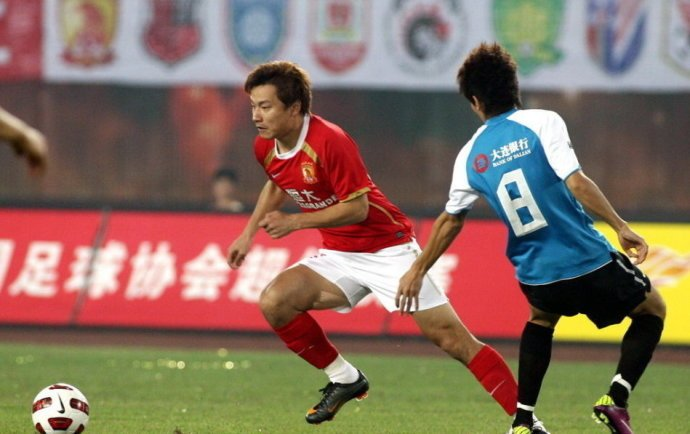
#> input picture data/football.jpeg, 690 x 434 px
$ python 10_Hist_backprojection.py
#> lines starting #> are read from the running program, lines starting #| are printed output that depends on the picture
# The code is shared on SDSC Github

import cv2 as cv
from matplotlib import pyplot as plt

football = cv.imread('../data/football.jpeg') # read the image
#> football is the input picture: shape (434, 690, 3); mean B, G, R 96.1, 110.6, 134.8
jersey = cv.imread('../data/jersey_color.jpeg') # read the feature image
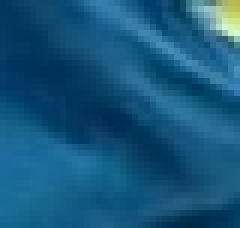
#> input picture data/jersey_color.jpeg, 40 x 38 px (shown 6 times larger)
#> jersey is the input picture: shape (38, 40, 3); mean B, G, R 124.3, 86.6, 22.8

plt.subplot(231) # create panel (2 rows and 3 columns) and locate to the first sub-figure
plt.imshow(cv.cvtColor(football, cv.COLOR_BGR2RGB)) # convert from BGR to RGB
plt.title('Image') # title
plt.xticks([]) # remove x axis
plt.yticks([]) # remove y axis

plt.subplot(234) # create panel (2 rows and 3 columns) and locate to the fourth sub-figure
plt.imshow(cv.cvtColor(jersey, cv.COLOR_BGR2RGB))
plt.title('ROI')
plt.xticks([])
plt.yticks([])

football_HSV = cv.cvtColor(football, cv.COLOR_BGR2HSV) # convert from BGR to HSV
#> football_HSV: shape (434, 690, 3); mean H, S, V 66.5, 100.5, 144.9
jersey_HSV = cv.cvtColor(jersey, cv.COLOR_BGR2HSV)
#> jersey_HSV: shape (38, 40, 3); mean H, S, V 100.5, 215.5, 125.3

# bins = 180, 256

# calculate the histogram of the feature image
jersey_Hist = cv.calcHist([jersey_HSV], [0, 1], None, [180, 256], [0, 180, 0, 256])
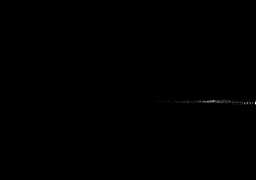
#> jersey_Hist: shape (180, 256) float32; min 0, max 37, mean 0; drawn with min black and max white

# get the result backprojection
BackProject = cv.calcBackProject([football_HSV], [0, 1], jersey_Hist, [0, 180, 0, 256], 1)
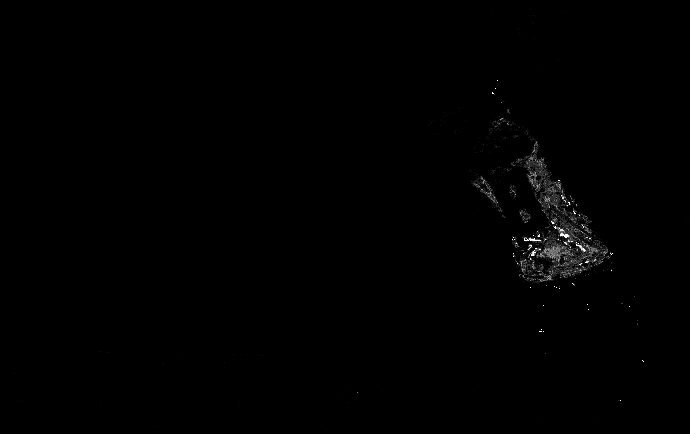
#> BackProject: shape (434, 690); min 0, max 37, mean 0.2; drawn with min black and max white
plt.subplot(232)
plt.imshow(BackProject, cmap = 'gray')
plt.title('Bins = 180, 256')
plt.xticks([])
plt.yticks([])

# bins = 90, 128
jersey_Hist = cv.calcHist([jersey_HSV], [0, 1], None, [90, 128], [0, 180, 0, 256])
#> jersey_Hist: shape (90, 128) float32

BackProject = cv.calcBackProject([football_HSV], [0, 1], jersey_Hist, [0, 180, 0, 256], 1)
plt.subplot(233)
plt.imshow(BackProject, cmap = 'gray')
plt.title('Bins = 90, 128')
plt.xticks([])
plt.yticks([])

# bins = 45, 64
jersey_Hist = cv.calcHist([jersey_HSV], [0, 1], None, [45, 64], [0, 180, 0, 256])
#> jersey_Hist: shape (45, 64) float32

BackProject = cv.calcBackProject([football_HSV], [0, 1], jersey_Hist, [0, 180, 0, 256], 1)
plt.subplot(235)
plt.imshow(BackProject, cmap = 'gray')
plt.title('Bins = 45, 64')
plt.xticks([])
plt.yticks([])

# bins = 45, 64
jersey_Hist = cv.calcHist([jersey_HSV], [0, 1], None, [22, 32], [0, 180, 0, 256])
#> jersey_Hist: shape (22, 32) float32

BackProject = cv.calcBackProject([football_HSV], [0, 1], jersey_Hist, [0, 180, 0, 256], 1)
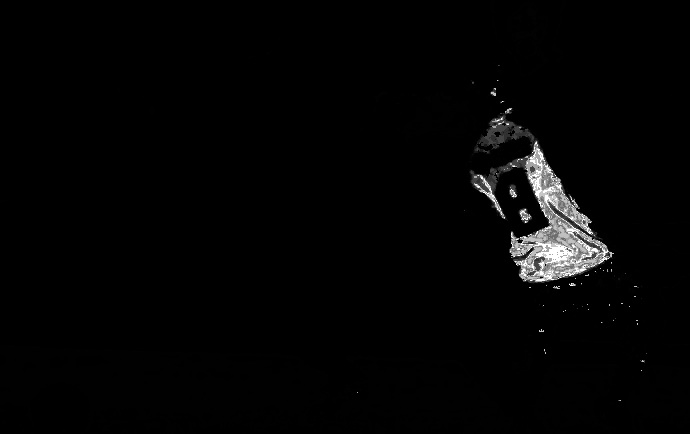
#> BackProject: shape (434, 690); min 0, max 255, mean 4.4

plt.subplot(236)
plt.imshow(BackProject, cmap = 'gray')
plt.title('Bins = 22, 32')
plt.xticks([])
plt.yticks([])
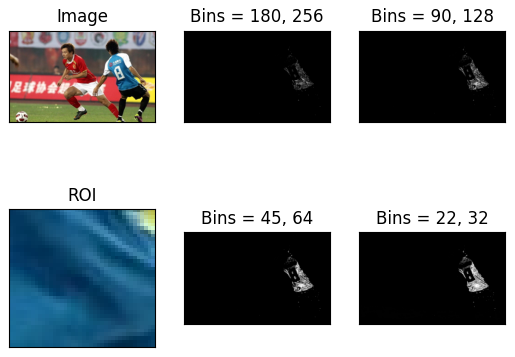
#> figure drawn by matplotlib, 6 panels
